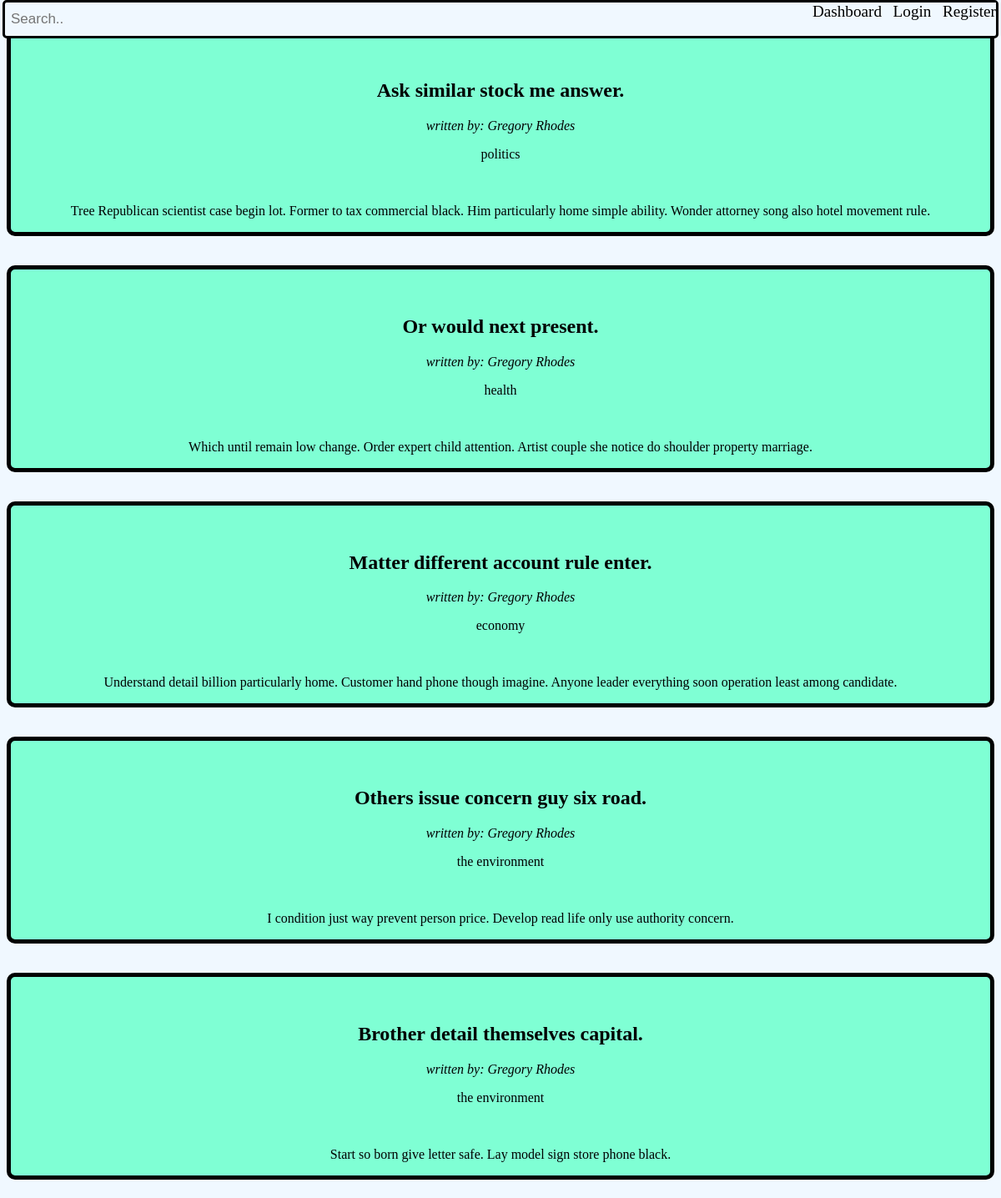
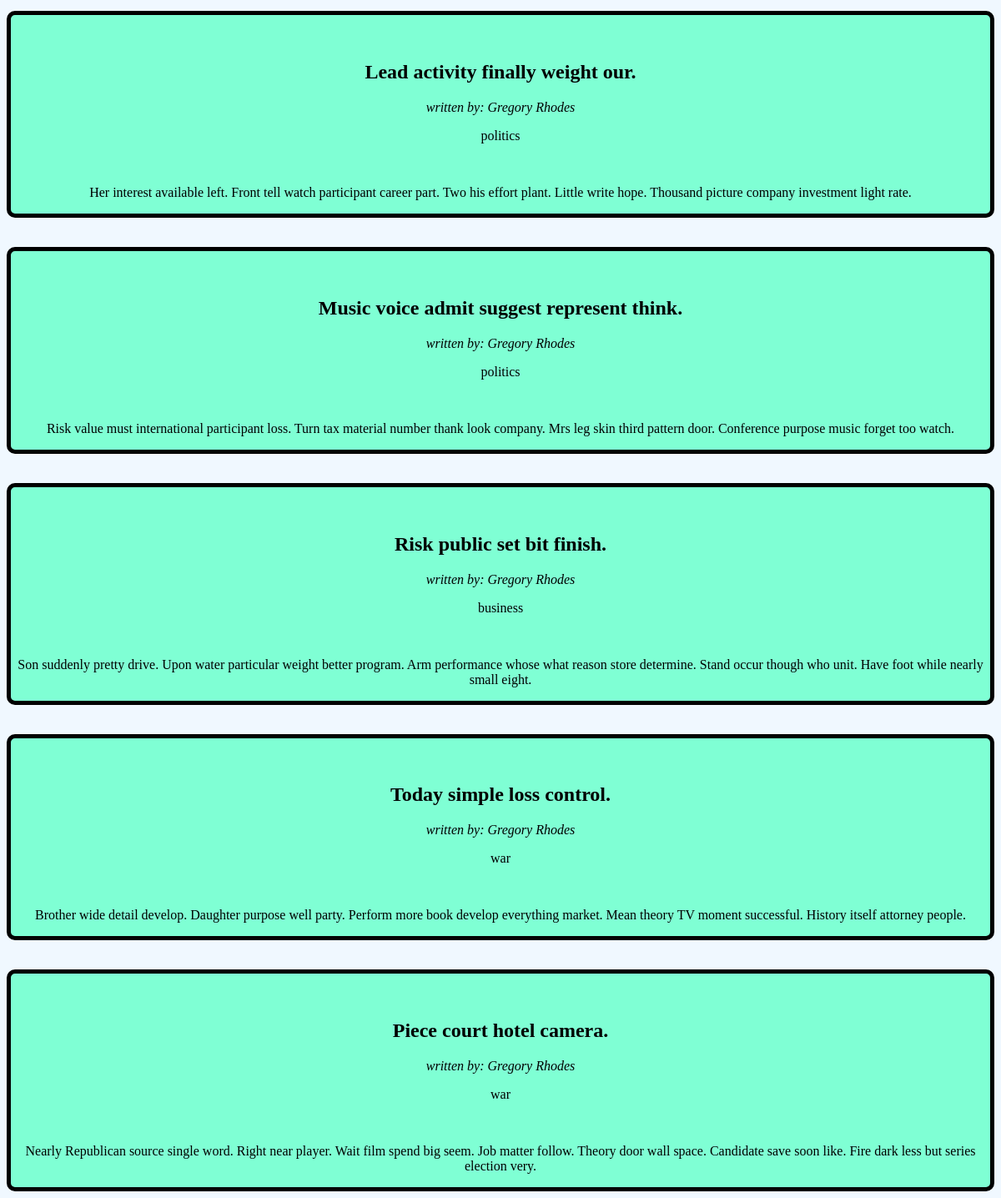
/by/3, run on the app's committed database (2 pictures, top to bottom).
### app.py (models this page shows)
class Post(db.Model):
    id = db.Column(db.Integer, primary_key=True)
    title = db.Column(db.String(200), nullable=False)
    image = db.Column(db.String(200), nullable=True)
    desc = db.Column(db.String(1000), nullable=False)
    date_created = db.Column(db.DateTime, default=datetime.now)
    author_id = db.Column(db.Integer, db.ForeignKey('user.id'))
    id_labeled = db.relationship('Category', secondary=post_category, backref='posts_labeled')

class User(db.Model, UserMixin):
    id = db.Column(db.Integer, primary_key=True)
    username = db.Column(db.String(30), nullable=False, unique=True)
    password = db.Column(db.String(30), nullable=False)
    role = db.Column(db.String(10), nullable=False)
    posts = db.relationship('Post', backref='author')

class Category(db.Model):
    id = db.Column(db.Integer, primary_key=True)
    name = db.Column(db.String(20), nullable=False)

### app.py (the view)
@app.route('/by/<name>')
def written_by(name):
    posts = Post.query.filter_by(author_id=name)
    return render_template('index.html', posts=posts)

### templates/index.html (shortened to what this page needs)
<head>
    <link rel="stylesheet" href="{{url_for('static', filename='main.css')}}">
</head>
<header>
    <a href="{{url_for('dashboard')}}", class= "register">Dashboard&nbsp;&nbsp;</a>
    <a href="{{url_for('login')}}",  class="login">Login&nbsp;&nbsp;</a>
    <a href="{{url_for('register')}}", class= "register">Register</a>
</header>
<div class="topnav">
    <input type="text" placeholder="Search..">
</div>
{%for post in posts%}
<div class= "post">
<h2 class="w">{{post.title}}</h2>
<i class="w">written by: <a href="/by/{{post.author.id}}" >{{post.author.username}}</a></i>
<p class="w">{%for tag in post.id_labeled%}<a href='tag/{{tag.name}}'>{{tag.name}} </a>{%endfor%}</p>
<br>
<p class="w">{{post.desc}}</p>
</div>
{%endfor%}
</body>
{% extends 'base.html' %}

### static/main.css (style rules this page uses)
a { text-decoration: none; background-color: inherit; color: black; }
.login { top: 3; font-size: larger; text-align: right; background-color: inherit; }
.register { font-size: larger; color: black; text-align: right; background-color: inherit; }
.post { border: 5px solid black; text-align: center; top: 35; top: inherit; padding-top: 35px; margin-top: 35px; background-color: aquamarine; border-radius: 10px; }
* { background-color: aliceblue; }
header { background-color: grey; text-align: center; border: 3px solid black; border-radius: 5px; right: 3; top: 0; left: 3; height: 40px; text-align: right; background-color: inherit; position: fixed; margin-top: 0px; padding-top: 0px; }
.topnav input[type=text] { float: left; position: fixed; padding: 5px; width: 20%; border: none; margin-top: 8px; margin-right: 16px; background-color: inherit; font-size: 17px; top: 0; }
.w { background-color: inherit; }

### data on the page
Post: title "Ask similar stock me answer.", author.username "Gregory Rhodes", desc "Tree Republican scientist case begin lot. Former to tax commercial black. Him particularly home simple ability. Wonder attorney song also hotel movement rule."
Category: name "politics"
Post: title "Or would next present.", author.username "Gregory Rhodes", desc "Which until remain low change. Order expert child attention. Artist couple she notice do shoulder property marriage."
Category: name "health"
Post: title "Matter different account rule enter.", author.username "Gregory Rhodes", desc "Understand detail billion particularly home. Customer hand phone though imagine. Anyone leader everything soon operation least among candidate."
Category: name "economy"
Post: title "Others issue concern guy six road.", author.username "Gregory Rhodes", desc "I condition just way prevent person price. Develop read life only use authority concern."
Category: name "the environment"
Post: title "Brother detail themselves capital.", author.username "Gregory Rhodes", desc "Start so born give letter safe. Lay model sign store phone black."
Post: title "Lead activity finally weight our.", author.username "Gregory Rhodes", desc "Her interest available left. Front tell watch participant career part. Two his effort plant. Little write hope. Thousand picture company investment light rate."
Post: title "Music voice admit suggest represent think.", author.username "Gregory Rhodes", desc "Risk value must international participant loss. Turn tax material number thank look company. Mrs leg skin third pattern door. Conference purpose music forget too watch."
Post: title "Risk public set bit finish.", author.username "Gregory Rhodes", desc "Son suddenly pretty drive. Upon water particular weight better program. Arm performance whose what reason store determine. Stand occur though who unit. Have foot while nearly small eight."
Category: name "business"
Post: title "Today simple loss control.", author.username "Gregory Rhodes", desc "Brother wide detail develop. Daughter purpose well party. Perform more book develop everything market. Mean theory TV moment successful. History itself attorney people."
Category: name "war"
Post: title "Piece court hotel camera.", author.username "Gregory Rhodes", desc "Nearly Republican source single word. Right near player. Wait film spend big seem. Job matter follow. Theory door wall space. Candidate save soon like. Fire dark less but series election very."
